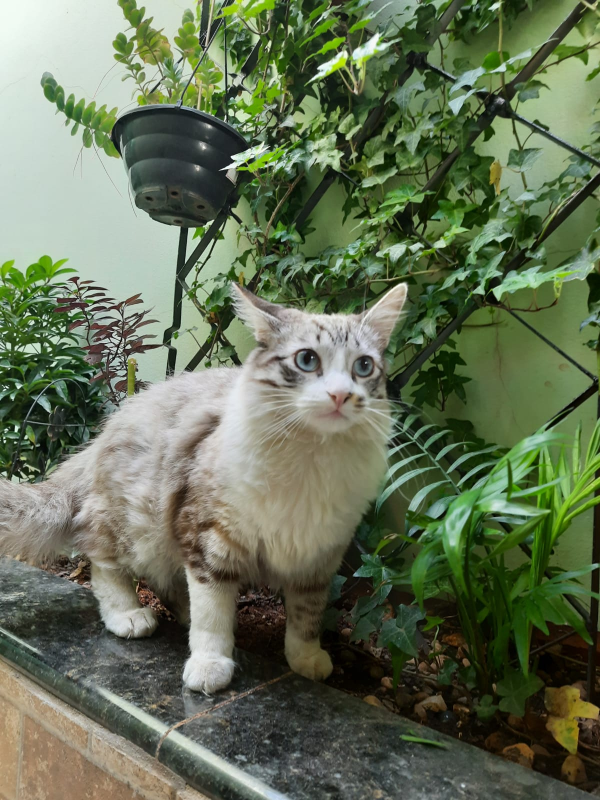
#> input picture 2021-23-08/gato2.jpeg, 1200 x 1600 px (shown at 1/2 size)
$ python ImageProcess.py
#> lines starting #> are read from the running program, lines starting #| are printed output that depends on the picture; after the words box and inside, x2 and y2 are one past the last pixel; in counts of white or black regions, pixels touching at a corner belong together
import cv2 as cv
import numpy as np

#Função, ler img
def captureImage(fileName,size=(0,0)):
#> called with fileName = 'gato2.jpeg', size = (800, 500)
    src = cv.resize(cv.imread(fileName),size)
#> in mask_image, `hsv = cv.cvtColor(src, cv.COLOR_BGR2HSV)`: hsv: shape (500, 800, 3); mean H, S, V 46.8, 88.9, 114.9
#> in mask_image, `maskHsv = cv.inRange(hsv, lower, higher)`:
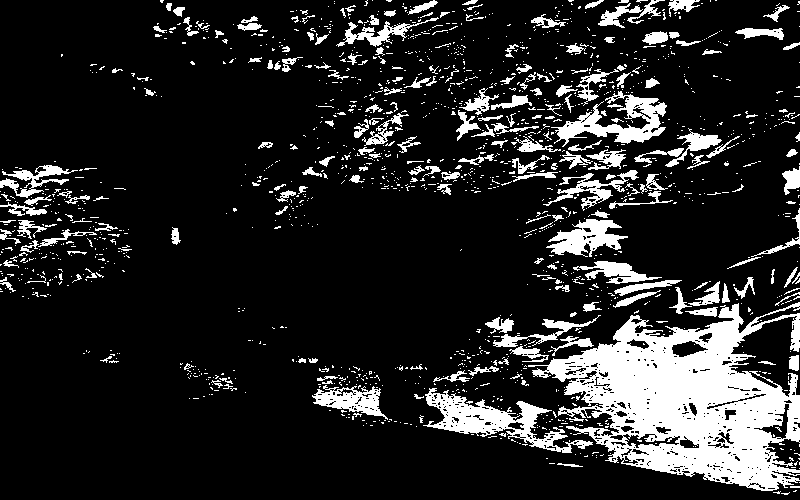
#> maskHsv: shape (500, 800); 15.1% white; 1545 white regions (1328 under 20 px), largest, box (x1, y1, x2, y2) and area: (528, 302, 800, 491) 25471, (423, 388, 593, 453) 3382, (551, 91, 667, 147) 2356
#> in mask_image, `mask = cv.bitwise_and(src,src,mask=maskHsv)`:
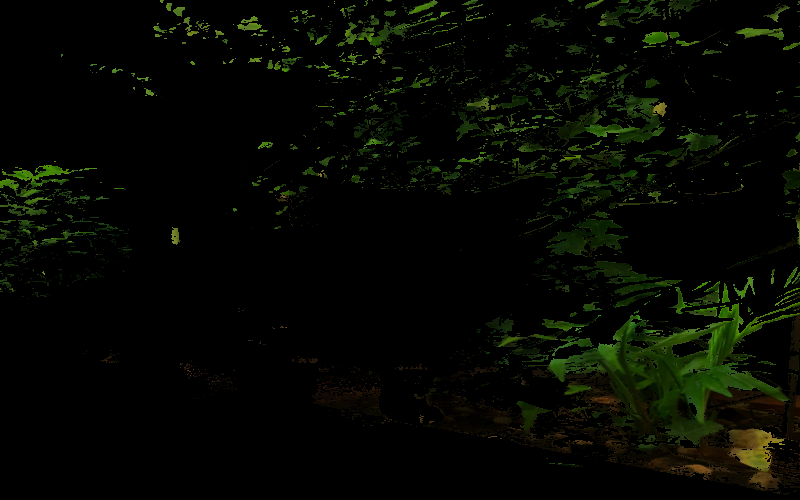
#> mask: shape (500, 800, 3); mean B, G, R 1.5, 7.7, 5.1
    return src

#Função, tratamentos necessesários: trheshold, blur, (canny)
def processImage(src,blur):
#> called with blur = 5
  src = cv.cvtColor(src,cv.COLOR_BGR2GRAY)
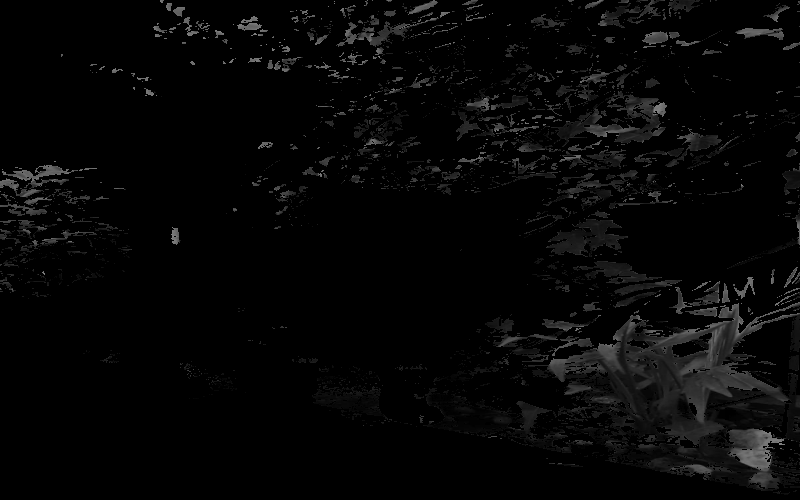
#> src: shape (500, 800); min 0, max 133, mean 6.2
  srcEqualize = cv.equalizeHist(src)
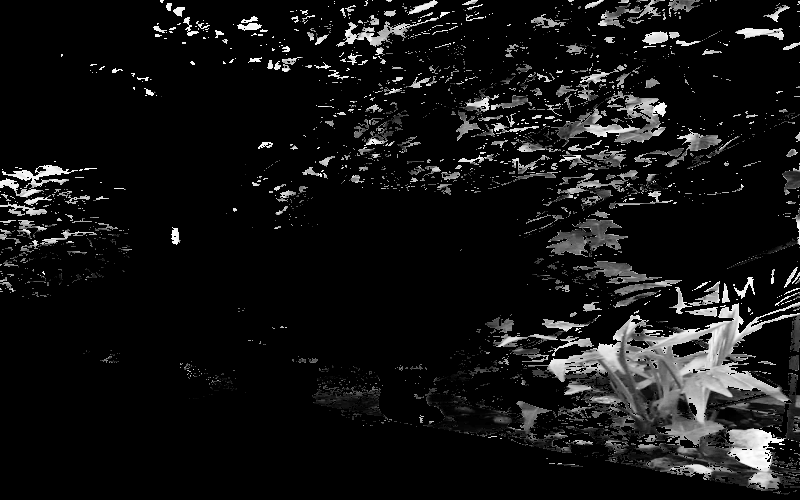
#> srcEqualize: shape (500, 800); min 0, max 255, mean 19.5
  srcBlurred = cv.GaussianBlur(srcEqualize,(blur,blur),0)
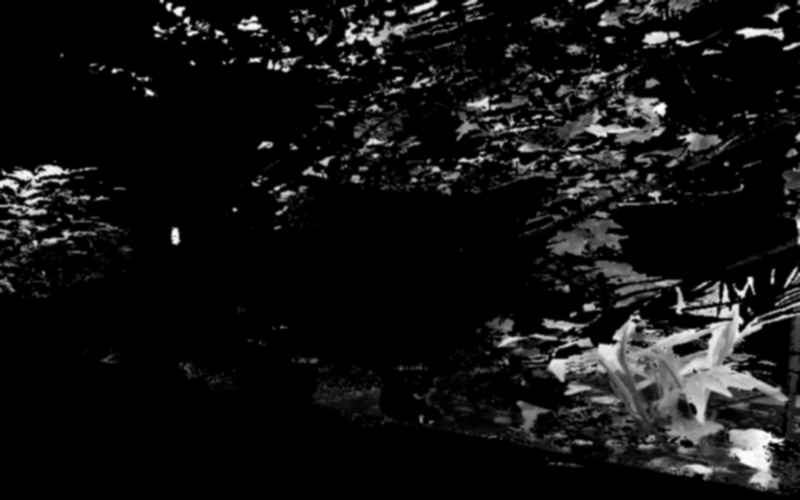
#> srcBlurred: shape (500, 800); min 0, max 254, mean 19.5
  _,bin = cv.threshold(srcBlurred,0,255,cv.THRESH_BINARY+cv.THRESH_OTSU)
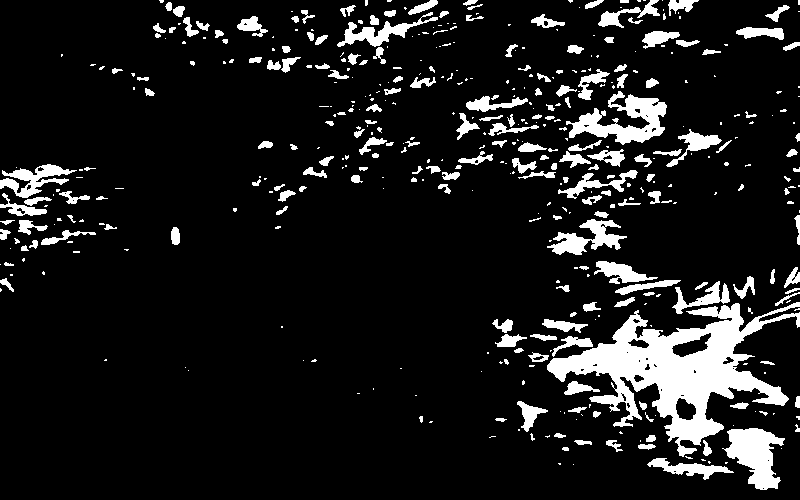
#> bin: shape (500, 800); 10.9% white; 461 white regions (260 under 20 px)
  return bin

#Função mascara
def mask_image(src,range):
  range = 80
  hsv = cv.cvtColor(src, cv.COLOR_BGR2HSV)
  lower = np.array([56 - range, 242 - range, 61 - range])
  higher = np.array([237 + range ,237 + range, 66 + range]) #range 10
  maskHsv = cv.inRange(hsv, lower, higher)
  mask = cv.bitwise_and(src,src,mask=maskHsv)
  return mask

#Função, contornos
def contourFinder(src,dst):
  conts,_ = cv.findContours(src,cv.RETR_TREE,cv.CHAIN_APPROX_SIMPLE)
#> conts = 508 contours, 333 with area under 20; largest, box (x1, y1, x2, y2) and area: (547, 302, 800, 457) 13875, (566, 91, 667, 145) 2196, (722, 428, 785, 490) 2032, (547, 219, 627, 255) 1099, (0, 164, 77, 198) 950
  cv.drawContours(dst,conts,-1,(0,255,255),2)
  cv.putText(dst,("Contornos : ")+str(len(conts)),(15,25),cv.FONT_HERSHEY_SIMPLEX,1,(0,0,255),2,cv.LINE_AA)
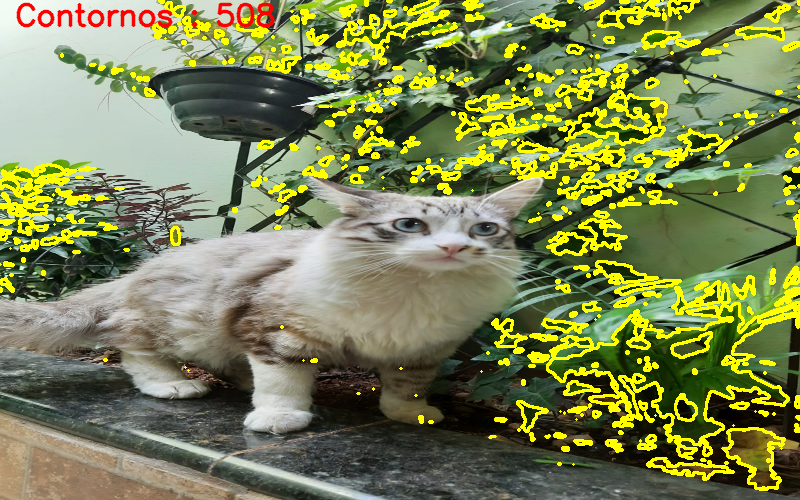
#> dst: shape (500, 800, 3); mean B, G, R 81.6, 131.7, 123.8

#Função exibir e salvar src em disco
def outImage(src,outPutName):
    cv.imwrite(outPutName,src)
    cv.imshow("Image Process",src)
    cv.waitKey(0)

imgOriginal = captureImage('gato2.jpeg',(800,500))
ImgMask = mask_image(imgOriginal,80)

Result = processImage(ImgMask,5)
contourFinder(Result,imgOriginal)

outImage(imgOriginal,"gatoTeste.jpeg")


#cv.imshow("Imagem",imgOriginal)
#cv.waitKey(0)
